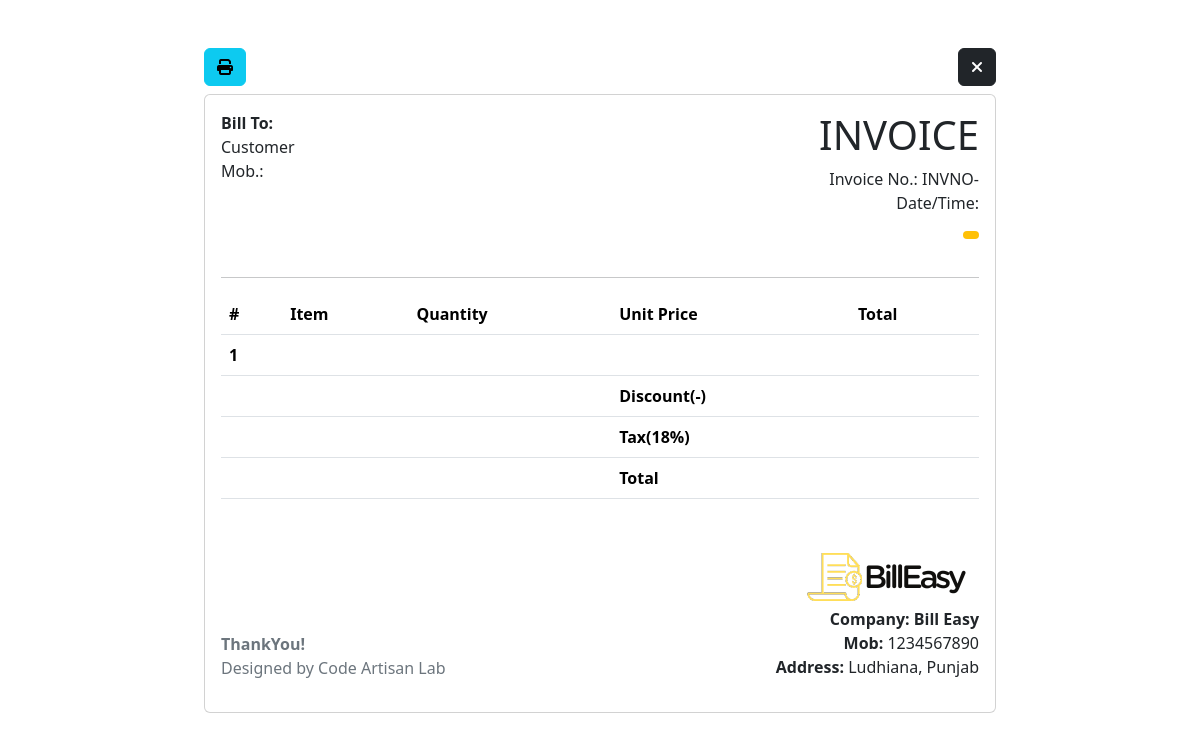
The app's page /sale/invoice.php with its own data.
### tables this page shows
CREATE TABLE `settings` (
  `id` int(11) NOT NULL,
  `light_logo` varchar(150) NOT NULL,
  `dark_logo` varchar(150) NOT NULL,
  `company_name` varchar(150) NOT NULL,
  `phone` varchar(150) NOT NULL,
  `address` text NOT NULL
);

### db_connect.php (called while the page is built, shortened)
<?php
	function fetch_single_sale($conn,$id){
		$res=array();
		$query="SELECT * FROM sale WHERE id='$id'";
		$result=mysqli_query($conn,$query);
		if(mysqli_num_rows($result)>0) {
			$res['bool']=true;
			$res['alldata']=mysqli_fetch_assoc($result);
		}else{
			$res['bool']=false;
		}return $res;
	}
	function fetch_settings_data($conn){
		$res=array();
		$query="SELECT * FROM settings limit 1";
		$result=mysqli_query($conn,$query);
		if(mysqli_num_rows($result)>0) {
			$res['bool']=true;
			$res['alldata']=mysqli_fetch_assoc($result);
		}else{
			$res['bool']=false;
		}return $res;
	}
?>

### sale/invoice.php (the view, shortened to what this page needs)
   <?php require('../db_connect.php'); ?>
   <!doctype html>
  <html lang="en">
    <head>
      <link href="https://cdn.jsdelivr.net/npm/bootstrap@5.3.3/dist/css/bootstrap.min.css" rel="stylesheet">
      <link rel="stylesheet" href="https://cdnjs.cloudflare.com/ajax/libs/font-awesome/6.6.0/css/all.min.css" />
    </head>
    <body>
    <div class="row">
      <div class="col-md-8 offset-md-2 mt-5">
        <button class="btn btn-info d-print-none mb-2" onclick="window.print()"><i class="fa-solid fa-print"></i></button>
        <a class="btn btn-dark float-end d-print-none" href="view-sale.php"><i class="fa-solid fa-xmark"></i></a>
        <div class="card">
          <div class="card-body">
             <?php
                  $id=$_GET['id'];
                  $sale=fetch_single_sale($conn,$id);
                  $product=fetch_single_product($conn,$sale['alldata']['product']);
            ?>
            <div class="row">
              <div class="col-md-6">
                <p>
                  <strong>Bill To:</strong></br>
                  Customer</br>
                  Mob.: <?php echo $sale['alldata']['phone']; ?>
                </p>
              </div>
              <div class="col-md-6 text-md-end">
                <h1>INVOICE</h1>
                <p>Invoice No.: INVNO-<?php echo $sale['alldata']['id']; ?></br>
                  Date/Time: <?php echo $sale['alldata']['date_time']; ?><br>
                <?php
                    if ($sale['alldata']['status']=='Paid') {
                     $color='success';
                    }elseif($sale['alldata']['status']=='Cancel'){
                        $color='danger';
                    }else{
                      $color='warning';
                    }
                  ?>
                 <p class="badge text-bg-<?php echo $color; ?>">
                </p>
              </div>
            </div>
            <hr>
            <table class="table">
              <thead>
                <tr>
                  <th scope="col">#</th>
                  <th scope="col">Item</th>
                  <th scope="col">Quantity</th>
                  <th scope="col">Unit Price</th>
                  <th scope="col">Total</th>
                </tr>
              </thead>
              <tbody>
                <tr>
                  <th scope="row">1</th>
                  <td><?php echo $product['alldata']['name']; ?></td>
                  <td><?php echo $sale['alldata']['qty']; ?></td>
                  <td><?php echo $sale['alldata']['price']; ?></td>
                  <td><?php echo $sale['alldata']['total']; ?></td>
                </tr>
                <tr>
                  <th scope="row"></th>
                  <td></td>
                  <td></td>
                  <th>Discount(-)</th>
                  <td><?php echo $sale['alldata']['discount']; ?></td>
                </tr>
                <tr>
                  <th scope="row"></th>
                  <td></td>
                  <td></td>
                  <th>Tax(18%)</th>
                  <td><?php echo $sale['alldata']['tax_rate']; ?></td>
                </tr>
                <tr>
                  <th scope="row"></th>
                  <td></td>
                  <td></td>
                  <th>Total</th>
                  <th><?php echo $sale['alldata']['tax_price']; ?></th>
                </tr>
              </tbody>
            </table>
            <div class="row mt-5">
              <div class="col-md-6">
                <p class="text-secondary" style="margin-top:85px;">
                  <strong>ThankYou!</strong><br>
                  Designed by Code Artisan Lab
                </p>
              </div>
              <div class="col-md-6 text-md-end">
                <?php
                   $settingsData=fetch_settings_data($conn);
                   $image='';
                      if ($settingsData['bool']==true) {
                        $image=$settingsData['alldata']['dark_logo'];
                      }
                ?>
                <?php
                  if ($image!='') {
                ?>
                  <img src="../logo/<?php echo $image; ?>" width="185px" height="60px" >
                 <?php
                  }
                ?>
                <p>
                  <strong>Company: <?php echo $settingsData['alldata']['company_name']; ?></strong><br>
                  <b>Mob:</b> <?php echo $settingsData['alldata']['phone']; ?><br>
                  <b>Address:</b> <?php echo $settingsData['alldata']['address']; ?>
                </p>
              </div>
            </div>
          </div>
        </div>
      </div>
    </div>
  </body>
</html>

### records on screen
settings: dark_logo (picture), company_name "Bill Easy", phone "1234567890", address "Ludhiana, Punjab"
